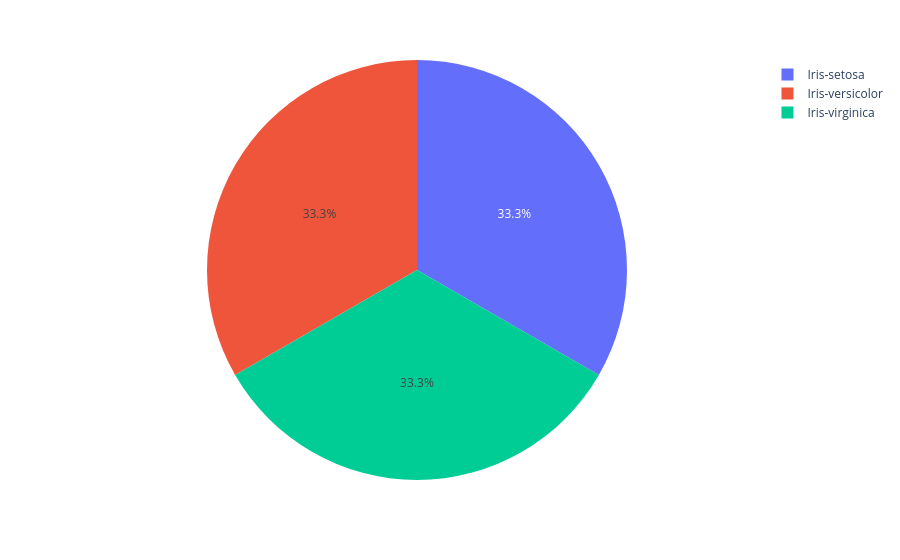

Notebook source saved alongside this figure:
### Code cell
# px.pie(df,values,names)
fig = px.pie(df_pie,values="count",names="Species")
fig.show()

### Figure 1 — Plotly figure (JSON) as saved in the notebook; plotly's stock layout.template omitted (floating-point values rounded to 4 significant figures)
{"data": [{"domain": {"x": [0, 1], "y": [0, 1]}, "hovertemplate": "Species=%{label}<br>count=%{value}<extra></extra>", "labels": ["Iris-setosa", "Iris-versicolor", "Iris-virginica"], "legendgroup": "", "name": "", "showlegend": true, "type": "pie", "values": [50, 50, 50]}], "layout": {"legend": {"tracegroupgap": 0}, "margin": {"t": 60}}}
